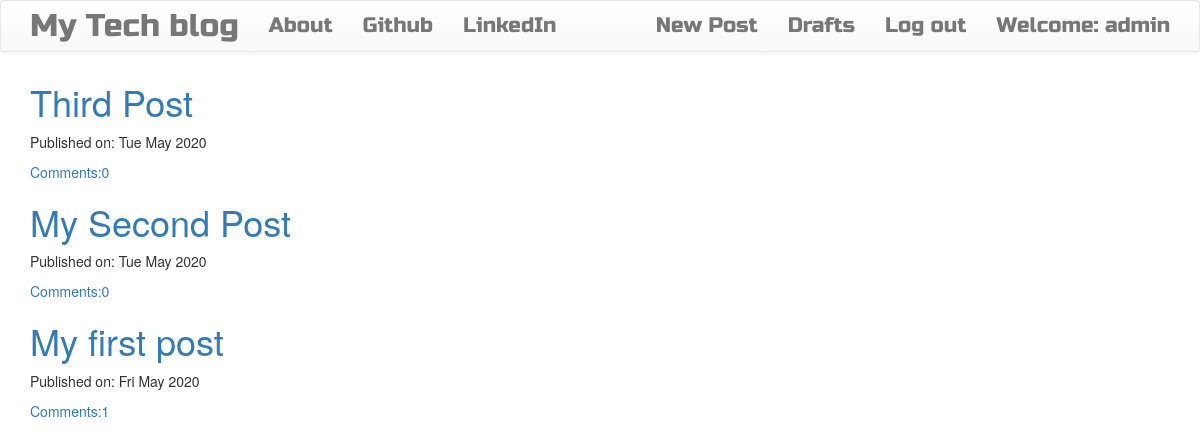
The app's page / (signed in) with its own data.
### blog/models.py (models this page shows, shortened)
class Post(models.Model):
    author = models.ForeignKey('auth.User',on_delete = models.CASCADE)
    title = models.CharField(max_length=200)
    text = models.TextField()
    create_date = models.DateTimeField(default=timezone.now)
    published_date = models.DateTimeField(blank=True,null=True)
    def approve_comments(self):
        return self.comments.filter(approved_comment=True)

### blog/views.py (the view)
# urls.py: path('',views.PostListView.as_view(),name='post_list'),
class PostListView(ListView):
    model = Post
    def get_queryset(self):
        return Post.objects.filter(published_date__lte=timezone.now()).order_by('-published_date')

### blog/templates/blog/post_list.html
{% extends 'blog/base.html' %}
{% block content %}
<div class="centerstage">
  {% for post in post_list %}
  <div class="post">
    <h1> <a href="{% url 'post_detail' pk=post.pk %}">{{post.title}}</a> </h1>
    <div class="date">
      <p>Published on: {{post.published_date|date:"D M Y"}} </p>
    </div>
    <a href="{% url 'post_detail' pk=post.pk%}">Comments:{{post.approve_comments.count}}</a>
  </div>
  {% endfor %}
</div>
{% endblock %}

### blog/templates/blog/base.html (shortened to what this page needs)
<!DOCTYPE html>
{% load static %}
<html>
    <head>
        <link rel="stylesheet" href="https://maxcdn.bootstrapcdn.com/bootstrap/3.3.7/css/bootstrap.min.css">
        <link rel="stylesheet" href="https://maxcdn.bootstrapcdn.com/bootstrap/3.3.7/css/bootstrap-theme.min.css">
        <link rel="stylesheet" href="//cdn.jsdelivr.net/medium-editor/latest/css/medium-editor.min.css" type="text/css" media="screen" charset="utf-8">
        <link rel="stylesheet" href="{% static 'css/blog.css' %}">
<body class='loader'>
  <nav class="navbar navbar-default techfont custom-navbar">
    <div class="container">
      <ul class="nav navbar-nav">
        <li><a class='navbar-brand bigbrand' href="{% url 'post_list' %}">My Tech blog</a></li>
        <li><a href="{% url 'about'%}">About</a></li>
        <li><a href="https://www.github.com">Github</a></li>
        <li><a href="https://www.linkedin.com">LinkedIn</a></li>
      </ul>
      <ul class="nav navbar-nav navbar-right">
        {% if user.is_authenticated %}
        <li>
          <a href="{% url 'post_new' %}" >New Post</a>
        </li>
        <li>
          <a href="{% url 'post_draft_list' %}">Drafts</a>
        </li>
        <li>
          <a href="{% url 'logout' %}" >Log out</a>
        </li>
        <li>
          <a >Welcome: {{ user.username }}</a>
        </li>
          {% else %}
          <li><a class='nav navbar-right' href="{% url 'login' %}" ><span class="glyphicon glyphicon-user"></span></a></li>
        {% endif %}
      </ul>
  </div>
</nav>
        <div class="content container">
            <div class="row">
                <div class="col-md-8">
                  <div class="blog_posts">
                    {% block content %}
                    {% endblock %}
                  </div>
                </div>
            </div>
        </div>
</body>
</html>

### blog/static/css/blog.css (style rules this page uses)
.techfont { font-family:'Russo One',sans-serif; font-size: 1.5em; margin-bottom: 10px; }
.bigbrand { font-size: 1.5em; }
.centerstage { margin-left: auto; margin-right: auto; }
.loader { filter:hue-rotate(0deg); color:linear-gradient(45deg,#0f8,#08f); animation:hue 10000ms infinite linear; }

### records on screen
Post: title "Third Post", published_date "Tue May 2020", approve_comments.count "0"
Post: title "My Second Post", published_date "Tue May 2020", approve_comments.count "0"
Post: title "My first post", published_date "Fri May 2020", approve_comments.count "1"

### other values on screen
{{ user.username }} "admin"
